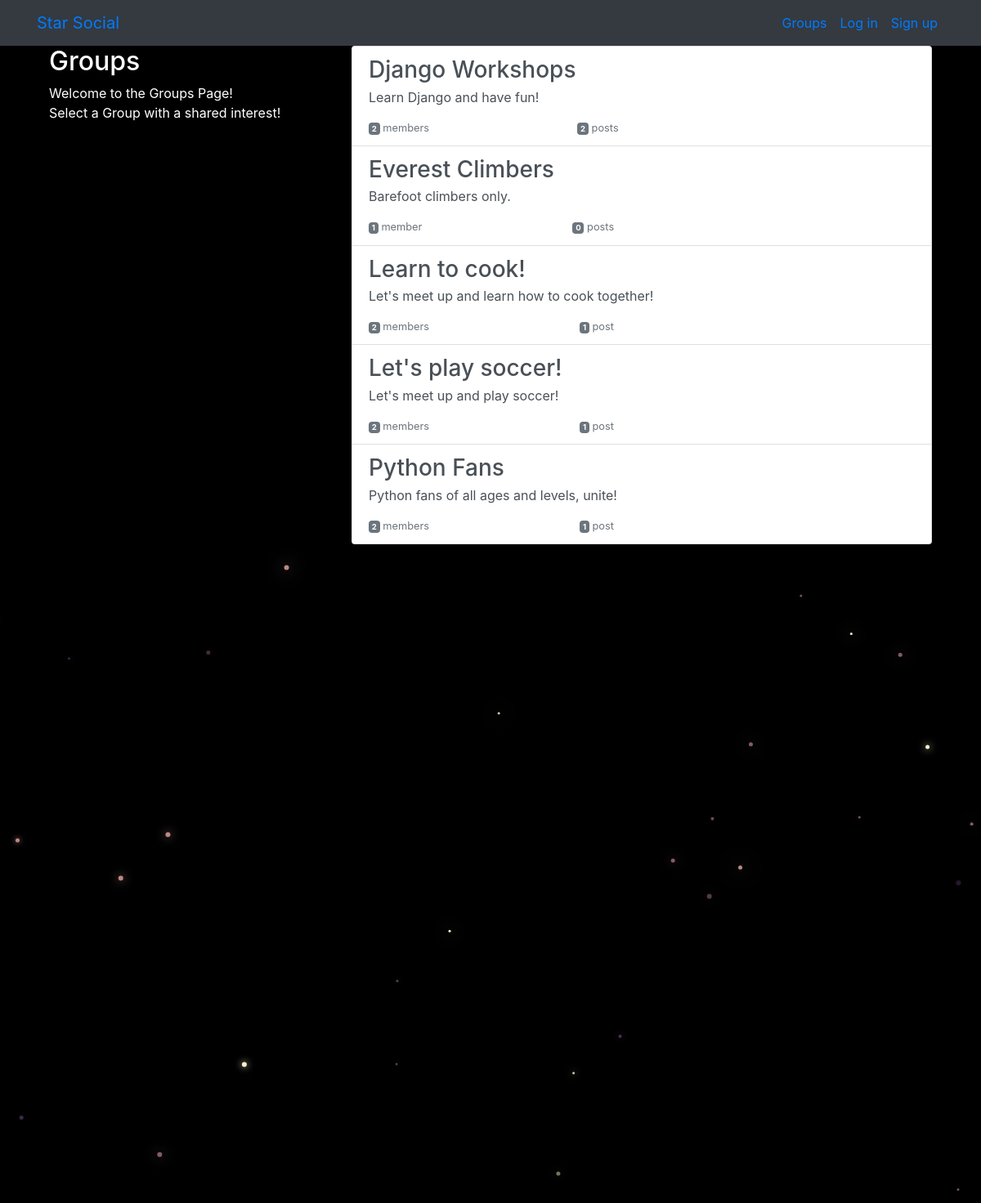
The app's page /groups/ with its own data.
### groups/models.py (models this page shows, shortened)
class Group(models.Model):
    name = models.CharField(max_length=255, unique=True)
    slug = models.SlugField(allow_unicode=True, unique=True)
    description = models.TextField(blank=True, default='')
    description_html = models.TextField(editable=False, default='', blank=True)
    members = models.ManyToManyField(User,through="GroupMember")
    class Meta:
        ordering = ["name"]

### groups/views.py (the view)
# urls.py: path('', views.ListGroups.as_view(), name="all"),
class ListGroups(generic.ListView):
    model = Group

### groups/templates/groups/group_list.html (shortened to what this page needs)
{% extends "groups/group_base.html" %}
{% block pregroup %}
<div class="col-md-4">
	<div class="content">
			<h2>Groups</h2>
			<p>Welcome to the Groups Page! <br>Select a Group with a shared interest!</p>
	</div>
</div>
{% endblock %}
{% block group_content %}
<div class="col-md-8">
	<div class="list-group">
		{% for group in object_list %}
		<a href="{% url 'groups:single' slug=group.slug %}"
		class="list-group-item list-group-item-action flex-column align-items-start">
			<h3 class="mb-1">{{ group.name }}</h3>
			<p class="mb-1">{{ group.description_html|safe }}</p>
			<div class="d-flex w-40 justify-content-between">
				<small class="text-muted"><span class="badge badge-secondary">
					{{ group.members.count }}</span> member{{ group.members.count|pluralize }}</small>
				<small class="text-muted"><span class="badge badge-secondary">
					{{ group.posts.count }}</span> post{{ group.posts.count|pluralize }}</small>
			</div>
		</a>
		{% endfor %}
	</div>
</div>
{% endblock %}

### static/socialnetwork/css/master.css (style rules this page uses)
body { margin: 0; overflow: hidden; background-color: black; color:white; }

### records on screen
Group: name "Django Workshops", description_html "Learn Django and have fun!", members.count "2", posts.count "2"
Group: name "Everest Climbers", description_html "Barefoot climbers only.", members.count "1", posts.count "0"
Group: name "Learn to cook!", description_html "Let's meet up and learn how to cook together!", members.count "2", posts.count "1"
Group: name "Let's play soccer!", description_html "Let's meet up and play soccer!", members.count "2", posts.count "1"
Group: name "Python Fans", description_html "Python fans of all ages and levels, unite!", members.count "2", posts.count "1"
